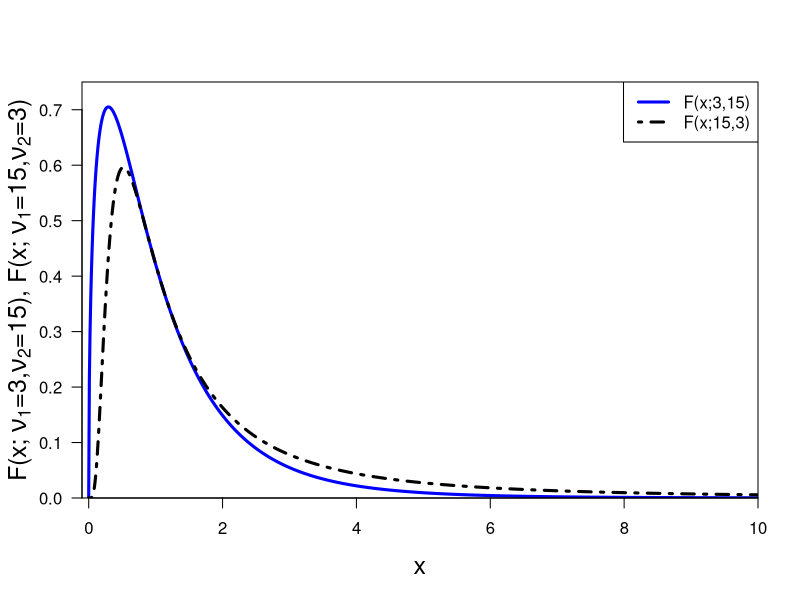

Write the R code that produced this figure.
print('file: Solution-F-PDFs.R')
# EXERCISE & SOLUTION: plot F(x; nu1, nu2) & F(x; nu2, nu1)
nu1 = 3; nu2 = 15   # degrees of freedom (for 19 data points in 4 groups)
x1 = seq(0,10,0.01)
F1 = df(x1,df1=nu1,df2=nu2)
F2 = df(x1,df1=nu2,df2=nu1)
# png('Fnu1nu2X170704.png',width=16,height=12,units='cm',res=300)
plot(x1,F1,type='l',lwd=3,col='blue',xlab='x',ylab=NA,cex.lab=1.5,
     las=1,xaxs='i',yaxs='i',ylim=c(0,0.75),xlim=c(-0.1,10))
title(ylab=expression(paste('F(x; ',nu[1],'=3',',',nu[2],'=15), F(x; ',nu[1],'=15',',',nu[2],'=3)')),
      line=2.3,cex.lab=1.5)
lines(x1,F2,col='black',lwd=3,lty=4)
legend('topright',legend=c('F(x;3,15)','F(x;15,3)'),col=c('blue','black'),
       lty=c(1,4),lwd=c(3,3))
# dev.off()
